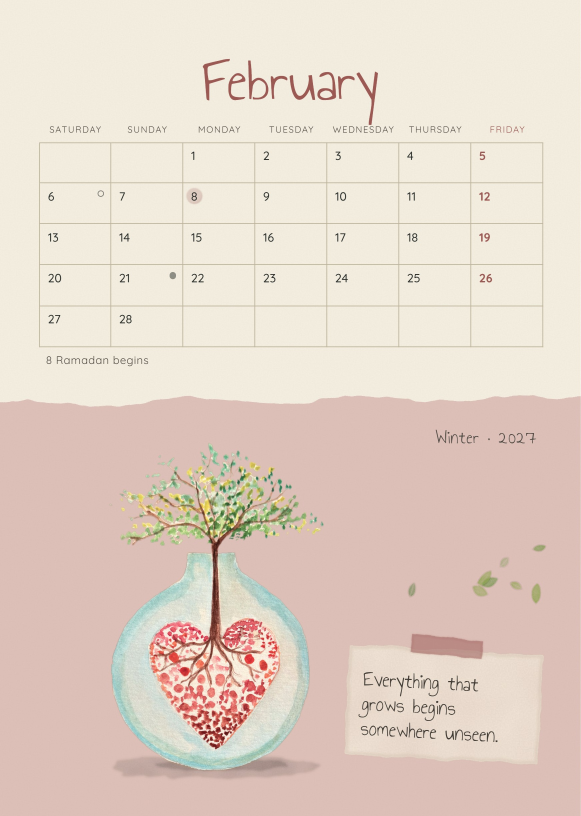
#> input picture drafts/calendar-v2/pg-002.jpg, 1743 x 2448 px, given in place of m5.png, which was not available (shown at 1/3 size)
$ python mockup_beige_desk.py
#> lines starting #> are read from the running program, lines starting #| are printed output that depends on the picture
import cv2, numpy as np
from PIL import Image
from scipy import ndimage
D='/tmp/claude-0/-home-user-Mass-Grass/3c3a7cf0-a5d3-55d4-bdc2-a4e0bc8d42f0/scratchpad/mk/'
R='/home/user/Mass-Grass/'
p=np.asarray(Image.open(D+'m5.png')).astype(float); H,W=p.shape[:2]
#> after `H, W = p.shape[:2]`: H = 2448; W = 1743
rows,cols=np.mgrid[0:H,0:W]
d=p[...,0]-(p[...,1]+p[...,2])/2
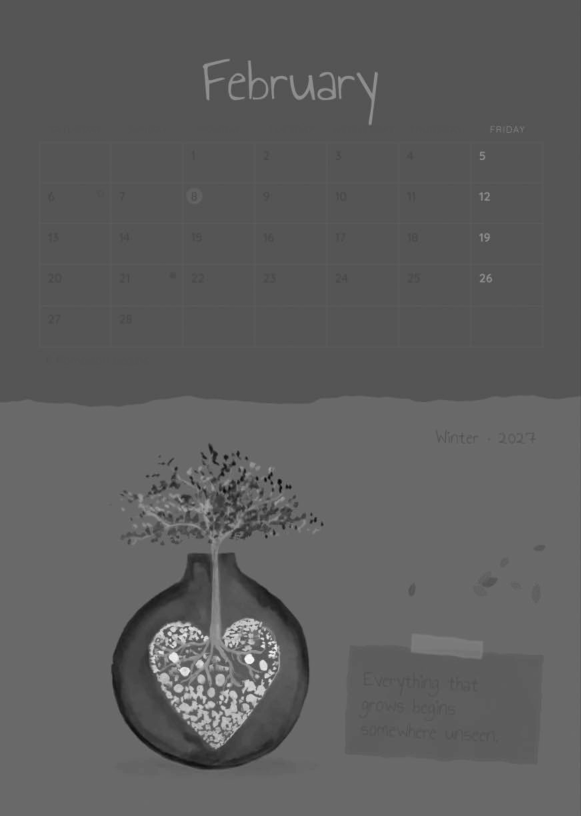
#> d: shape (2448, 1743) float64 (shown at 1/3 size); min -71.5, max 181, mean 22; drawn with min black and max white
# ---- 1. background: red -> beige, keeping the glow and the shadows
B=np.zeros((H,W),bool)
for x0,x1 in ((379,922),(1145,1688)): B[180:1020,x0:x1]=True
near=ndimage.binary_dilation(B,iterations=6)
pure=(~near).astype(float)
def nconv(s):
#> called with s = 10
    num=ndimage.gaussian_filter(p*pure[...,None],(s,s,0)); den=ndimage.gaussian_filter(pure,s)[...,None]
#> after `num = ndimage.gaussian_filter(p * pure[..., None], (s, s, 0))`:
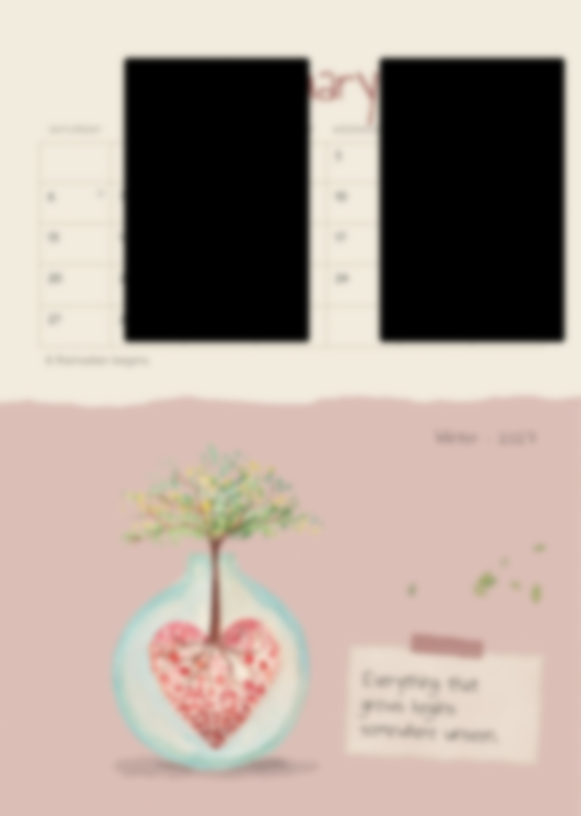
#> num: shape (2448, 1743, 3) float64 (shown at 1/3 size); mean R, G, B 175.2, 160.8, 151.7
    return num/np.maximum(den,1e-4),den[...,0]
b1,w1=nconv(10); b2,w2=nconv(45)
#> after `b1, w1 = nconv(10)`:
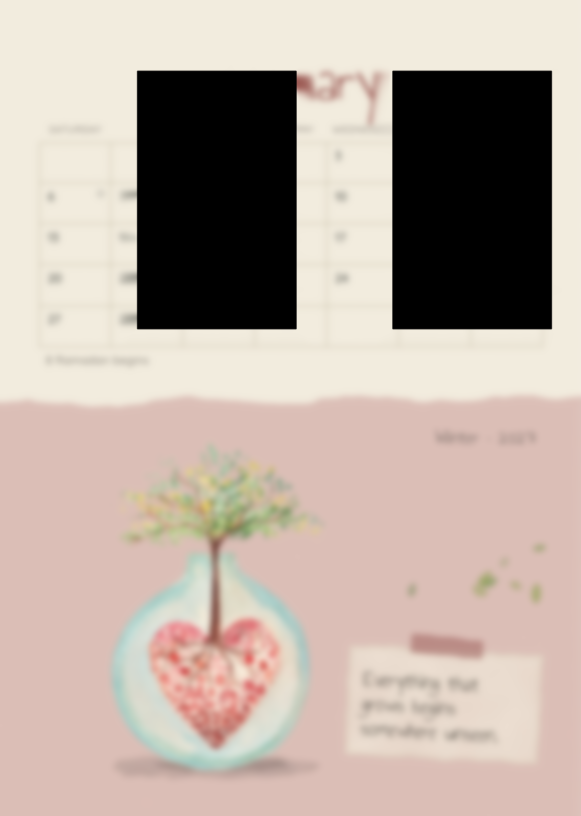
#> b1: shape (2448, 1743, 3) float64 (shown at 1/3 size); mean of channels 0, 1, 2 186.5, 171.8, 162.1; drawn as R, G, B
#> after `b1, w1 = nconv(10)`:
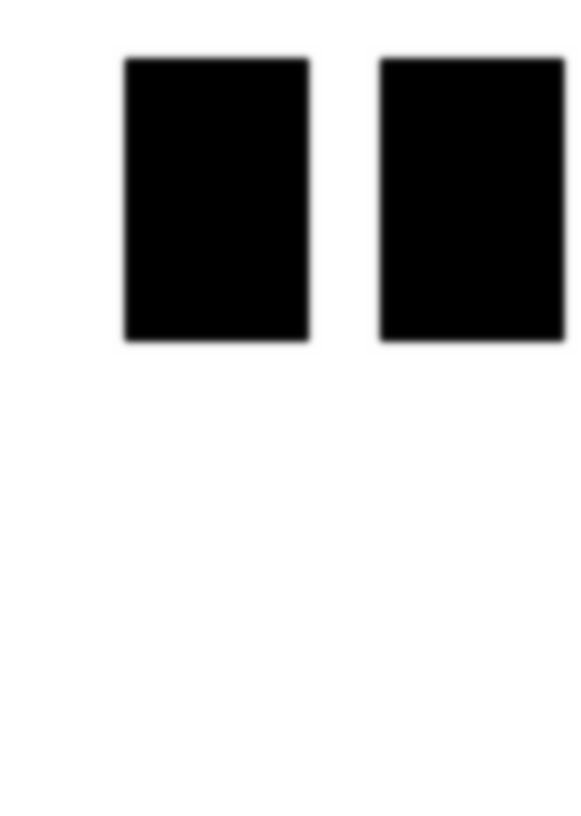
#> w1: shape (2448, 1743) float64 (shown at 1/3 size); min 0, max 1, mean 0.778
#> (the run stopped early here; a loop or call above may not have finished)
